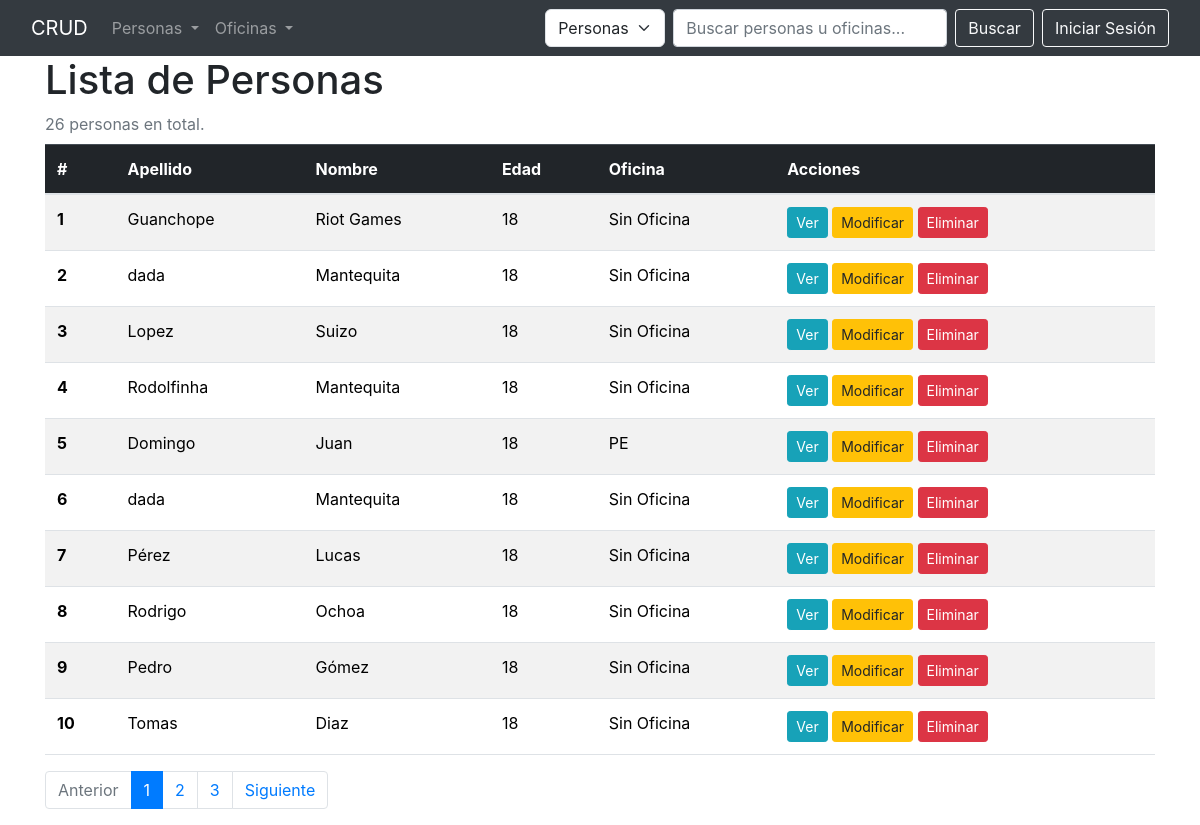
Before: /persona/lista/ with the older database file.
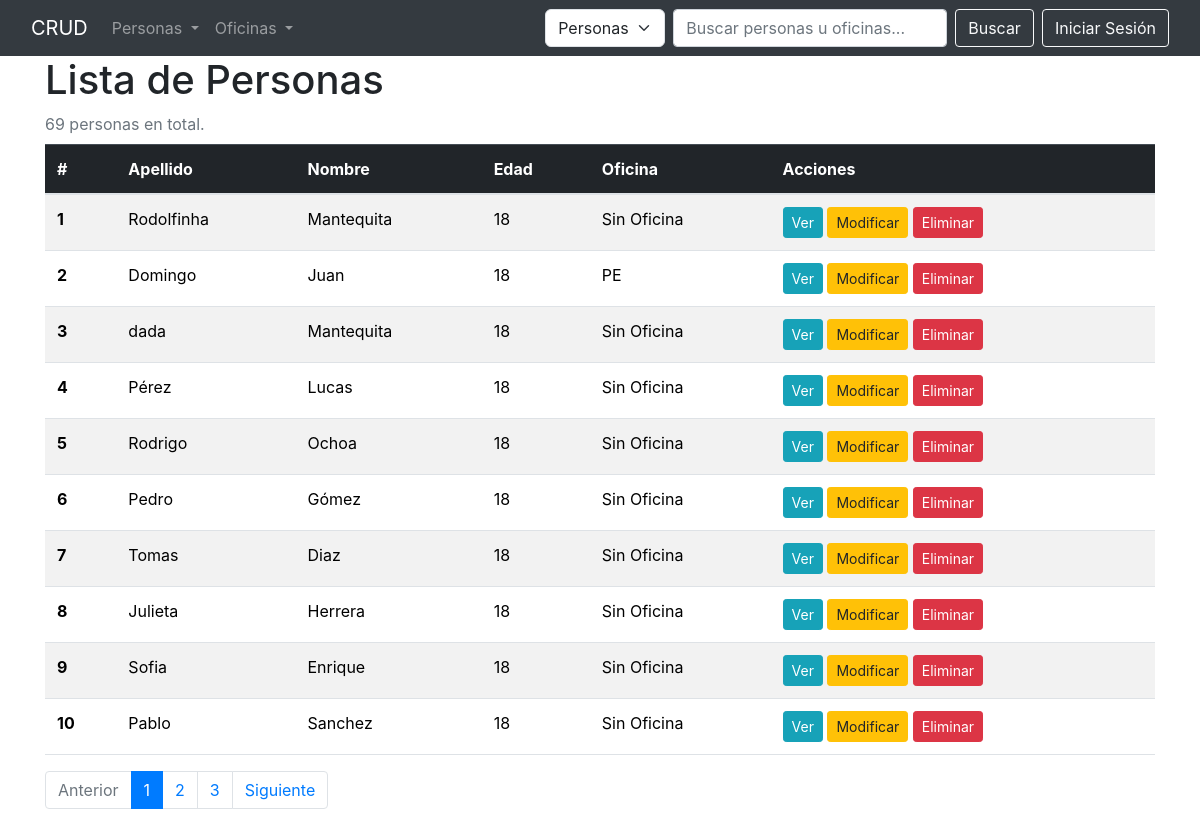
After: the same page with the newer database file.
### persona/models.py (models this page shows, shortened)
class Persona(models.Model):
    apellido = models.CharField(verbose_name="apellido", max_length=50)
    nombre = models.CharField(verbose_name="nombre", max_length=50)
    edad = models.IntegerField(verbose_name="edad",
    validators=[
        MinValueValidator(18, message="La edad mínima es 18 años."),
        MaxValueValidator(90, message="La edad máxima es 90 años.")
    ],
    help_text="Ingrese la edad de la persona.")
    oficina = models.ForeignKey(Oficina, on_delete=models.PROTECT, related_name="personas", null=True, blank=True)
    class Meta:
        verbose_name = 'Persona'
        verbose_name_plural = 'Personas'

### oficina/models.py (models this page shows, shortened)
class Oficina(models.Model):
    nombre = models.CharField(max_length=50,unique=True)
    nombre_corto = models.CharField(max_length=10,unique=True,
     help_text="Nombre corto de la oficina (ADM, JAS,MARK, etc)"
    ,validators = [Validacion_nombre_corto])
    class Meta:
        verbose_name = 'Oficina'
        verbose_name_plural = 'Oficinas'

### persona/views.py (the view)
class PersonaListView(ListView):
    model = Persona
    template_name = "persona/lista.html"
    context_object_name = "personas"
    paginate_by = 10

### templates/persona/lista.html
{% extends 'base.html' %}
{% block content %}
<h1>Lista de Personas</h1>
<p class="mb-2 text-muted">
    {{ page_obj.paginator.count }} personas en total.
</p>
<div class="table-responsive">
  <table class="table table-striped">
    <thead class="table-dark">
      <tr>
        <th scope="col">#</th>
        <th scope="col">Apellido</th>
        <th scope="col">Nombre</th>
        <th scope="col">Edad</th>
        <th scope="col">Oficina</th>
        <th scope="col">Acciones</th>
      </tr>
    </thead>
    <tbody>
      {% for persona in personas %}
        <tr>
          <th scope="row">{{ forloop.counter0|add:page_obj.start_index }}</th>
          <td>{{ persona.apellido }}</td>
          <td>{{ persona.nombre }}</td>
          <td>{{ persona.edad }}</td>
          <td>
              {% if persona.oficina %}
                  {{ persona.oficina.nombre_corto|slice:":10" }}
              {% else %}
                  Sin Oficina
              {% endif %}
          </td>
          <td>
            <a href="{% url 'persona:detalle' persona.pk %}" class="btn btn-info btn-sm">Ver</a>
            <a href="{% url 'persona:actualizar' persona.pk %}" class="btn btn-warning btn-sm">Modificar</a>
            <a href="{% url 'persona:eliminar' persona.pk %}" class="btn btn-danger btn-sm">Eliminar</a>
          </td>
        </tr>
      {% endfor %}
    </tbody>
  </table>
</div>
<div class="pagination">
  {% include 'paginator.html' %}
</div>
{% endblock content %}

Changed rows visible on the page:
removed Persona: apellido "Guanchope", nombre "Riot Games", edad "18", shows "Sin Oficina"
removed Persona: apellido "dada", nombre "Mantequita", edad "18", shows "Sin Oficina"
removed Persona: apellido "Lopez", nombre "Suizo", edad "18", shows "Sin Oficina"
now on this page (row edited): Persona: apellido "Julieta", nombre "Herrera", edad "18", shows "Sin Oficina"
now on this page (row edited): Persona: apellido "Sofia", nombre "Enrique", edad "18", shows "Sin Oficina"
now on this page (row edited): Persona: apellido "Pablo", nombre "Sanchez", edad "18", shows "Sin Oficina"
Other visible differences:
{{ page_obj.paginator.count }}: "26" → "69"
